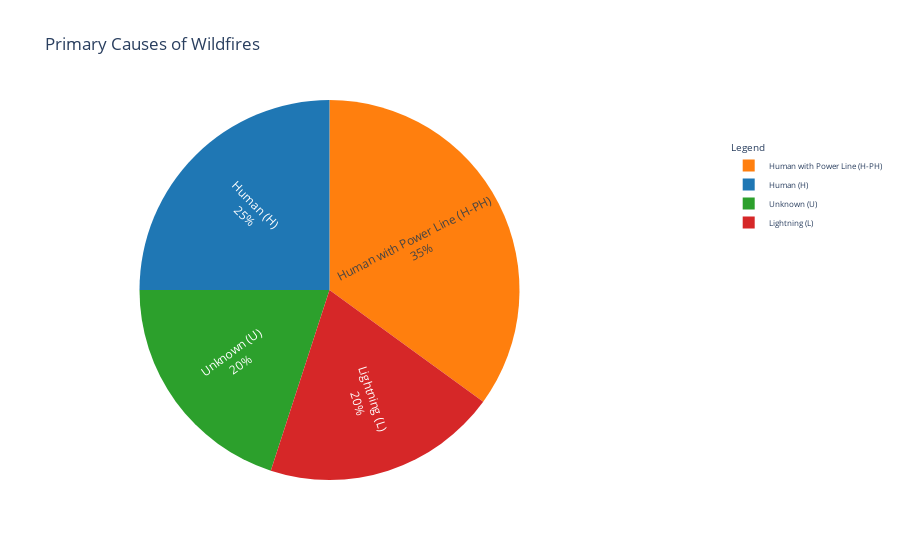

Notebook cell for this chart:
### Markdown cell above
## Causal Factor
Visualization: Pie chart showing the percentage distribution of wildfire causes.

### Code cell
import plotly.graph_objects as go

# Define the data for the pie chart
causes = ['Human (H)', 'Human with Power Line (H-PH)', 'Unknown (U)', 'Lightning (L)']
counts = [25, 35, 20, 20]

# Define colors for the pie chart slices
colors = ['#1f77b4', '#ff7f0e', '#2ca02c', '#d62728']

# Create the Plotly pie chart
fig = go.Figure(data=[go.Pie(
    labels=causes,
    values=counts,
    textinfo='percent+label',
    insidetextorientation='radial',
    marker=dict(colors=colors)
)])

# Update layout
fig.update_layout(
    title='Primary Causes of Wildfires',
    legend_title='Legend',
    legend=dict(
        x=1.3,
        y=0.9,
        traceorder='normal',
        font=dict(size=8)
    )
)

# Show the plot
fig.show()

### Figure 1 — Plotly figure (JSON) as saved in the notebook; plotly's stock layout.template omitted (floating-point values rounded to 4 significant figures)
{"data": [{"insidetextorientation": "radial", "labels": ["Human (H)", "Human with Power Line (H-PH)", "Unknown (U)", "Lightning (L)"], "marker": {"colors": ["#1f77b4", "#ff7f0e", "#2ca02c", "#d62728"]}, "textinfo": "percent+label", "type": "pie", "values": [25, 35, 20, 20]}], "layout": {"legend": {"font": {"size": 8}, "title": {"text": "Legend"}, "traceorder": "normal", "x": 1.3, "y": 0.9}, "title": {"text": "Primary Causes of Wildfires"}}}
